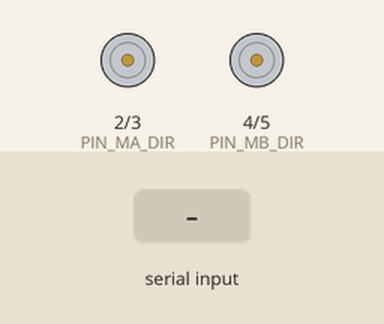
Simulated run of this sketch. Board: Arduino Uno, built with avr-gcc and run on an emulated ATmega328P. Parts: direction and speed pins drawn as motors (green arrow = direction pin HIGH = forward, orange = LOW = backward, longer = more drive). Inputs (shaded band) come from the test bench.

Above: at 1.2 s.
1.3 s: "FWD:1\n" received over Serial
At 2.2 s:
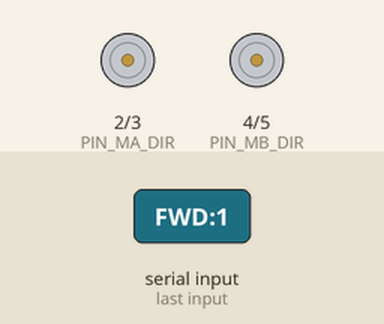
2.8 s: "BWD:1\n" received over Serial
At 3.4 s:
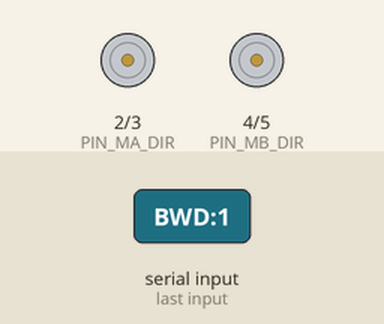
4.3 s: "LFT\n" received over Serial
At 5.1 s:
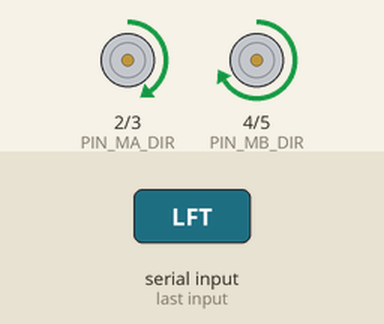
5.8 s: "RGT\n" received over Serial
At 6.2 s:
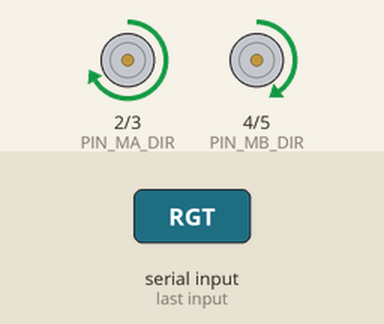
7.3 s: "SPL\n" received over Serial
At 8.5 s:
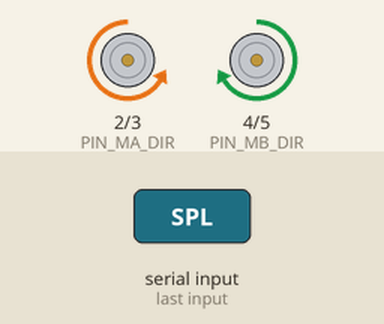
8.8 s: "STP:1\n" received over Serial
At 9.8 s:
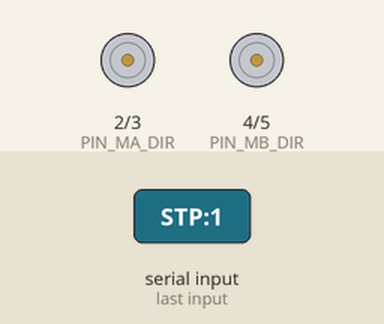
Timing chart, 0 to 11.3 s (numbered marks = the images above; inputs shaded):
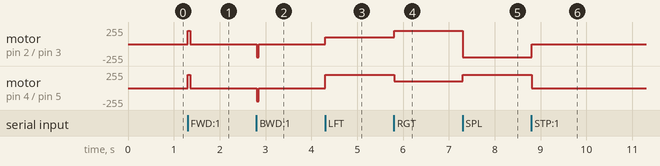

The sketch:

bytebuddies-arduino.ino
```cpp
/* ============================================================
   ByteBuddies — Generic Arduino Robot Controller
   ============================================================
   SETUP:
     1. Adjust the 4 pin constants below to match your H-bridge wiring
     2. Board: Arduino Uno
     3. Upload this sketch to your Arduino
     4. In ByteBuddies, select "Arduino", connect via serial, press Run

   WIRING (L298N / L293D / similar dual H-bridge):
     PIN_MA_DIR (2) → Motor A direction   (IN1 or INA)
     PIN_MA_PWM (3) → Motor A speed PWM   (ENA or PWM_A)
     PIN_MB_DIR (4) → Motor B direction   (IN3 or INB)
     PIN_MB_PWM (5) → Motor B speed PWM   (ENB or PWM_B)

   TIP: If Forward goes BACKWARD, swap the signs on FWD & BWD:
        change drive(spd, spd, ...) to drive(-spd, -spd, ...)
   ============================================================ */

const int PIN_MA_DIR = 2;   // Left  motor direction
const int PIN_MA_PWM = 3;   // Left  motor speed (PWM)
const int PIN_MB_DIR = 4;   // Right motor direction
const int PIN_MB_PWM = 5;   // Right motor speed (PWM)

int spd = 200;               // Default speed 0–255
unsigned long stopAt = 0;    // Non-blocking auto-stop timer

// ── Motion helpers ──────────────────────────────────────────
void driveL(int v) { digitalWrite(PIN_MA_DIR, v >= 0 ? HIGH : LOW); analogWrite(PIN_MA_PWM, abs(v)); }
void driveR(int v) { digitalWrite(PIN_MB_DIR, v >= 0 ? HIGH : LOW); analogWrite(PIN_MB_PWM, abs(v)); }
void drive(int l, int r, long ms) { driveL(l); driveR(r); stopAt = ms > 0 ? millis() + ms : 0; }
void halt() { analogWrite(PIN_MA_PWM, 0); analogWrite(PIN_MB_PWM, 0); stopAt = 0; }

// ── Command parsing ─────────────────────────────────────────
String pCmd(String s) { int i = s.indexOf(':'); return i >= 0 ? s.substring(0, i) : s; }
long pVal(String s, int n) {
  int p = 0;
  for (int k = 0; k < n; k++) { p = s.indexOf(':', p) + 1; if (!p) return 0; }
  int e = s.indexOf(':', p);
  return e >= 0 ? s.substring(p, e).toInt() : s.substring(p).toInt();
}

// ── Arduino setup ────────────────────────────────────────────
void setup() {
  Serial.begin(9600);
  pinMode(PIN_MA_DIR, OUTPUT); pinMode(PIN_MA_PWM, OUTPUT);
  pinMode(PIN_MB_DIR, OUTPUT); pinMode(PIN_MB_PWM, OUTPUT);
  halt();
}

// ── Main loop ────────────────────────────────────────────────
void loop() {
  // Auto-stop when timed move expires (non-blocking — STP always works!)
  if (stopAt > 0 && millis() >= stopAt) halt();

  if (!Serial.available()) return;

  String s = Serial.readStringUntil('\n');
  s.trim();
  if (!s.length()) return;

  String c = pCmd(s);
  long   v = pVal(s, 1);

  if      (c == "STP" || c == "CST" || c == "END") halt();
  else if (c == "FWD") drive( spd,    spd,    v * 50);  // both wheels forward
  else if (c == "BWD") drive(-spd,   -spd,    v * 50);  // both wheels backward
  else if (c == "LFT") drive( spd/2,  spd,    v * 8 );  // arc left
  else if (c == "RGT") drive( spd,    spd/2,  v * 8 );  // arc right
  else if (c == "SPL") drive(-spd,    spd,    v * 5 );  // spin left in place
  else if (c == "SPR") drive( spd,   -spd,    v * 5 );  // spin right in place
  else if (c == "SPD") spd = map(v, 0, 100, 0, 255);
  else if (c == "ML")  driveL(map(v, -100, 100, -255, 255));
  else if (c == "MR")  driveR(map(v, -100, 100, -255, 255));
  else if (c == "MV") {
    long l = pVal(s, 1), r = pVal(s, 2);
    drive(map(l, -100, 100, -255, 255), map(r, -100, 100, -255, 255), 0);
  }
}
```

Measured:
- after the input at 1.3 s, motor on pin 2 (PIN_MA_DIR) / pin 3 (PIN_MA_PWM), motor on pin 4 (PIN_MB_DIR) / pin 5 (PIN_MB_PWM): stopped → forward 200/255 at once, → stopped 0.05 s later
- after the input at 2.8 s, motor on pin 2 (PIN_MA_DIR) / pin 3 (PIN_MA_PWM), motor on pin 4 (PIN_MB_DIR) / pin 5 (PIN_MB_PWM): stopped → backward 200/255 at once, → stopped 0.05 s later
- after the input at 4.3 s, motor on pin 2 (PIN_MA_DIR) / pin 3 (PIN_MA_PWM): stopped → forward 100/255 at once; motor on pin 4 (PIN_MB_DIR) / pin 5 (PIN_MB_PWM): stopped → forward 200/255 at once
- after the input at 5.8 s, motor on pin 2 (PIN_MA_DIR) / pin 3 (PIN_MA_PWM): forward 100/255 → forward 200/255 at once; motor on pin 4 (PIN_MB_DIR) / pin 5 (PIN_MB_PWM): forward 200/255 → forward 100/255 at once
- after the input at 7.3 s, motor on pin 2 (PIN_MA_DIR) / pin 3 (PIN_MA_PWM): forward 200/255 → backward 200/255 at once; motor on pin 4 (PIN_MB_DIR) / pin 5 (PIN_MB_PWM): forward 100/255 → forward 200/255 at once
- after the input at 8.8 s, motor on pin 2 (PIN_MA_DIR) / pin 3 (PIN_MA_PWM): backward 200/255 → stopped at once; motor on pin 4 (PIN_MB_DIR) / pin 5 (PIN_MB_PWM): forward 200/255 → stopped at once
